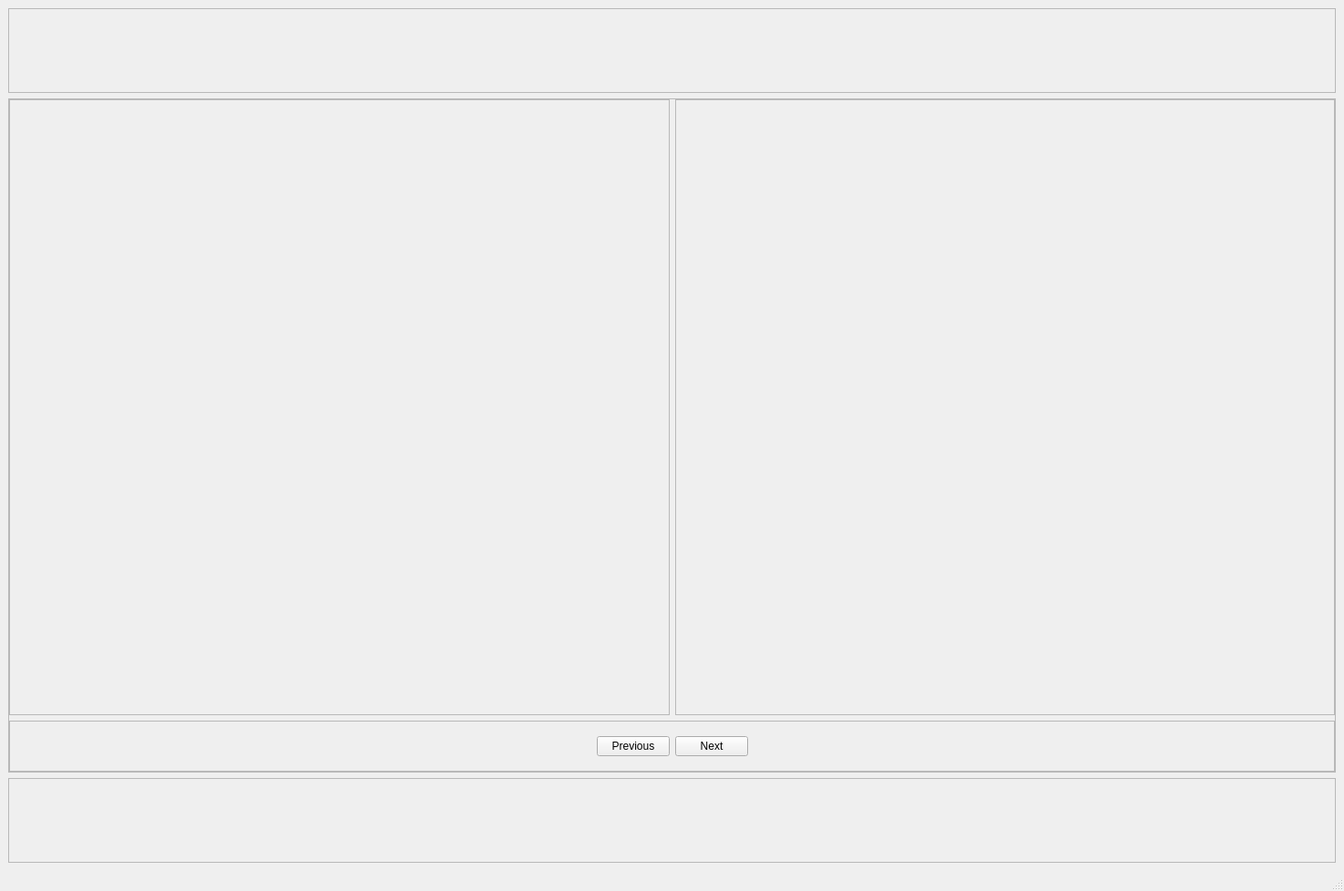
<?xml version="1.0" encoding="UTF-8"?>
<ui version="4.0">
 <class>MainWindow</class>
 <widget class="QMainWindow" name="MainWindow">
  <property name="geometry">
   <rect>
    <x>0</x>
    <y>0</y>
    <width>1475</width>
    <height>978</height>
   </rect>
  </property>
  <property name="windowTitle">
   <string>MainWindow</string>
  </property>
  <widget class="QWidget" name="centralwidget">
   <layout class="QGridLayout" name="gridLayout" rowstretch="1,8,1">
    <item row="1" column="0">
     <widget class="QFrame" name="frame_2">
      <property name="frameShape">
       <enum>QFrame::StyledPanel</enum>
      </property>
      <property name="frameShadow">
       <enum>QFrame::Raised</enum>
      </property>
      <layout class="QGridLayout" name="gridLayout_2" rowstretch="12,1">
       <property name="leftMargin">
        <number>0</number>
       </property>
       <property name="topMargin">
        <number>0</number>
       </property>
       <property name="rightMargin">
        <number>0</number>
       </property>
       <property name="bottomMargin">
        <number>0</number>
       </property>
       <item row="0" column="0">
        <widget class="QFrame" name="frame_3">
         <property name="frameShape">
          <enum>QFrame::StyledPanel</enum>
         </property>
         <property name="frameShadow">
          <enum>QFrame::Raised</enum>
         </property>
        </widget>
       </item>
       <item row="0" column="1">
        <widget class="QFrame" name="frame_5">
         <property name="frameShape">
          <enum>QFrame::StyledPanel</enum>
         </property>
         <property name="frameShadow">
          <enum>QFrame::Raised</enum>
         </property>
        </widget>
       </item>
       <item row="1" column="0" colspan="2">
        <widget class="QFrame" name="frame_4">
         <property name="frameShape">
          <enum>QFrame::StyledPanel</enum>
         </property>
         <property name="frameShadow">
          <enum>QFrame::Raised</enum>
         </property>
         <layout class="QHBoxLayout" name="horizontalLayout">
          <item>
           <spacer name="horizontalSpacer">
            <property name="orientation">
             <enum>Qt::Horizontal</enum>
            </property>
            <property name="sizeHint" stdset="0">
             <size>
              <width>40</width>
              <height>20</height>
             </size>
            </property>
           </spacer>
          </item>
          <item>
           <widget class="QPushButton" name="pushButton_2">
            <property name="text">
             <string>Previous</string>
            </property>
           </widget>
          </item>
          <item>
           <widget class="QPushButton" name="pushButton">
            <property name="text">
             <string>Next</string>
            </property>
            <property name="autoDefault">
             <bool>false</bool>
            </property>
            <property name="flat">
             <bool>false</bool>
            </property>
           </widget>
          </item>
          <item>
           <spacer name="horizontalSpacer_2">
            <property name="orientation">
             <enum>Qt::Horizontal</enum>
            </property>
            <property name="sizeHint" stdset="0">
             <size>
              <width>40</width>
              <height>20</height>
             </size>
            </property>
           </spacer>
          </item>
         </layout>
        </widget>
       </item>
      </layout>
     </widget>
    </item>
    <item row="0" column="0">
     <widget class="QFrame" name="frame">
      <property name="frameShape">
       <enum>QFrame::StyledPanel</enum>
      </property>
      <property name="frameShadow">
       <enum>QFrame::Raised</enum>
      </property>
     </widget>
    </item>
    <item row="2" column="0">
     <widget class="QFrame" name="frame_6">
      <property name="frameShape">
       <enum>QFrame::StyledPanel</enum>
      </property>
      <property name="frameShadow">
       <enum>QFrame::Raised</enum>
      </property>
     </widget>
    </item>
   </layout>
  </widget>
  <widget class="QMenuBar" name="menubar">
   <property name="geometry">
    <rect>
     <x>0</x>
     <y>0</y>
     <width>1475</width>
     <height>22</height>
    </rect>
   </property>
  </widget>
  <widget class="QStatusBar" name="statusbar"/>
 </widget>
 <resources/>
 <connections/>
</ui>
